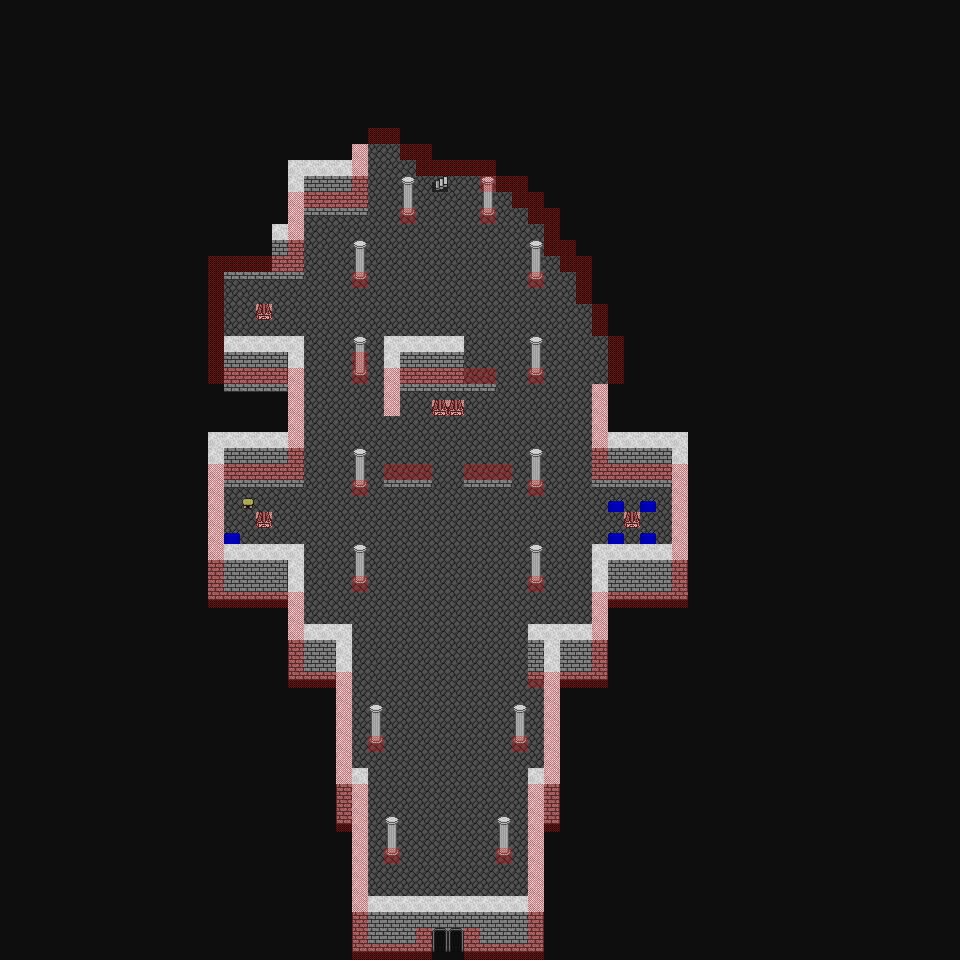

The image is a tile-based game level rendered from a .tmx file. Its description and source (layers, tilesets, objects; grid data summarised) follow:
An orthogonal 60x60 tile map with 16x16 px tiles, 5 tile layers (map, bmap, fmap, shadows, ...), 4 tilesets and 19 objects (10x entity, 6x zone, 2x marker, bounds).

<map version="1.10" tiledversion="1.10.2" orientation="orthogonal" renderorder="right-down" width="60" height="60" tilewidth="16" tileheight="16" infinite="0" backgroundcolor="#0e0e0e" nextlayerid="10" nextobjectid="71">
 <properties>
  <property name="can_save" value="1" />
  <property name="can_warp" value="1" />
  <property name="description" value="Ruined Shrine" />
  <property name="map_mode" value="0" />
  <property name="map_no" value="36" />
  <property name="pdiv" value="1" />
  <property name="pmult" value="1" />
  <property name="song_file" value="grseed.s3m" />
  <property name="stx" value="24" />
  <property name="sty" value="45" />
  <property name="tileset" value="7" />
  <property name="use_sstone" value="0" />
  <property name="warpx" value="268" />
  <property name="warpy" value="12" />
  <property name="zero_zone" value="0" />
 </properties>
 <tileset firstgid="1" source="fortress.tsx" />
 <tileset firstgid="321" source="entities.tsx" />
 <tileset firstgid="1293" source="misc.tsx" />
 <tileset firstgid="1593" source="obstacles.tsx" />
 <layer id="1" name="map" width="60" height="60">
  <data>[3600 cells, 853 non-empty, 10 distinct tile ids]</data>
 </layer>
 <layer id="2" name="bmap" width="60" height="60">
  <data>[3600 cells, 0 non-empty, 0 distinct tile ids]</data>
 </layer>
 <objectgroup color="#ff00ff" id="3" name="entities">
  <object id="1" name="Entity 0" type="entity" gid="321" x="400" y="528" width="16" height="16">
   <properties>
    <property name="active" value="0" />
    <property name="atype" value="0" />
    <property name="chasing" value="0" />
    <property name="chrx" value="0" />
    <property name="cmd" value="0" />
    <property name="cmdnum" value="0" />
    <property name="delay" value="50" />
    <property name="delayctr" value="0" />
    <property name="eid" value="255" />
    <property name="facehero" value="0" />
    <property name="facing" value="0" />
    <property name="framectr" value="0" />
    <property name="movcnt" value="0" />
    <property name="movemode" value="0" />
    <property name="moving" value="0" />
    <property name="obsmode" value="1" />
    <property name="scount" value="0" />
    <property name="script" value="" />
    <property name="sidx" value="0" />
    <property name="snapback" value="0" />
    <property name="speed" value="3" />
    <property name="transl" value="0" />
   </properties>
  </object>
  <object id="2" name="Entity 1" type="entity" gid="321" x="400" y="560" width="16" height="16">
   <properties>
    <property name="active" value="0" />
    <property name="atype" value="0" />
    <property name="chasing" value="0" />
    <property name="chrx" value="0" />
    <property name="cmd" value="0" />
    <property name="cmdnum" value="0" />
    <property name="delay" value="50" />
    <property name="delayctr" value="0" />
    <property name="eid" value="255" />
    <property name="facehero" value="0" />
    <property name="facing" value="1" />
    <property name="framectr" value="0" />
    <property name="movcnt" value="0" />
    <property name="movemode" value="0" />
    <property name="moving" value="0" />
    <property name="obsmode" value="1" />
    <property name="scount" value="0" />
    <property name="script" value="" />
    <property name="sidx" value="0" />
    <property name="snapback" value="0" />
    <property name="speed" value="3" />
    <property name="transl" value="0" />
   </properties>
  </object>
  <object id="3" name="Entity 2" type="entity" gid="321" x="416" y="528" width="16" height="16">
   <properties>
    <property name="active" value="0" />
    <property name="atype" value="0" />
    <property name="chasing" value="0" />
    <property name="chrx" value="0" />
    <property name="cmd" value="0" />
    <property name="cmdnum" value="0" />
    <property name="delay" value="50" />
    <property name="delayctr" value="0" />
    <property name="eid" value="255" />
    <property name="facehero" value="0" />
    <property name="facing" value="0" />
    <property name="framectr" value="0" />
    <property name="movcnt" value="0" />
    <property name="movemode" value="0" />
    <property name="moving" value="0" />
    <property name="obsmode" value="1" />
    <property name="scount" value="0" />
    <property name="script" value="" />
    <property name="sidx" value="0" />
    <property name="snapback" value="0" />
    <property name="speed" value="3" />
    <property name="transl" value="0" />
   </properties>
  </object>
  <object id="4" name="Entity 3" type="entity" gid="321" x="416" y="576" width="16" height="16">
   <properties>
    <property name="active" value="0" />
    <property name="atype" value="0" />
    <property name="chasing" value="0" />
    <property name="chrx" value="0" />
    <property name="cmd" value="0" />
    <property name="cmdnum" value="0" />
    <property name="delay" value="50" />
    <property name="delayctr" value="0" />
    <property name="eid" value="255" />
    <property name="facehero" value="0" />
    <property name="facing" value="1" />
    <property name="framectr" value="0" />
    <property name="movcnt" value="0" />
    <property name="movemode" value="0" />
    <property name="moving" value="0" />
    <property name="obsmode" value="1" />
    <property name="scount" value="0" />
    <property name="script" value="" />
    <property name="sidx" value="0" />
    <property name="snapback" value="0" />
    <property name="speed" value="3" />
    <property name="transl" value="0" />
   </properties>
  </object>
  <object id="5" name="Entity 4" type="entity" gid="321" x="448" y="528" width="16" height="16">
   <properties>
    <property name="active" value="0" />
    <property name="atype" value="0" />
    <property name="chasing" value="0" />
    <property name="chrx" value="0" />
    <property name="cmd" value="0" />
    <property name="cmdnum" value="0" />
    <property name="delay" value="50" />
    <property name="delayctr" value="0" />
    <property name="eid" value="255" />
    <property name="facehero" value="0" />
    <property name="facing" value="0" />
    <property name="framectr" value="0" />
    <property name="movcnt" value="0" />
    <property name="movemode" value="0" />
    <property name="moving" value="0" />
    <property name="obsmode" value="1" />
    <property name="scount" value="0" />
    <property name="script" value="" />
    <property name="sidx" value="0" />
    <property name="snapback" value="0" />
    <property name="speed" value="3" />
    <property name="transl" value="0" />
   </properties>
  </object>
  </objectgroup>
 <layer id="4" name="fmap" width="60" height="60">
  <data>[3600 cells, 277 non-empty, 9 distinct tile ids]</data>
 </layer>
 <layer id="5" name="shadows" width="60" height="60" opacity="0.5">
  <data>[3600 cells, 0 non-empty, 0 distinct tile ids]</data>
 </layer>
 <layer id="6" name="obstacles" width="60" height="60" opacity="0.5">
  <data>[3600 cells, 207 non-empty, 1 distinct tile ids]</data>
 </layer>
 <objectgroup color="#008000" id="7" name="zones">
  <!-- 6 objects omitted --></objectgroup>
 <objectgroup color="#ffff00" id="8" name="markers">
  <!-- 2 objects omitted --></objectgroup>
 <objectgroup color="#0000ff" id="9" name="bounds" visible="0">
  <!-- 1 objects omitted --></objectgroup>
</map>
<!-- 14 of 19 objects omitted -->
